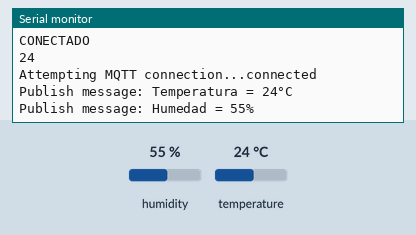
Simulated run of this sketch. Board: ESP8266 (NodeMCU). On the bench: the last lines printed to the serial monitor. The inputs (shaded band) are chosen by the test bench; at power-on: humidity 55 %, temperature 24 °C. WiFi joins after 1.5 s; servers stay silent unless stated; no MQTT or app messages arrive unless stated.

Above: at 2.7 s.
2.8 s: humidity set to 22 %
At 4.2 s:
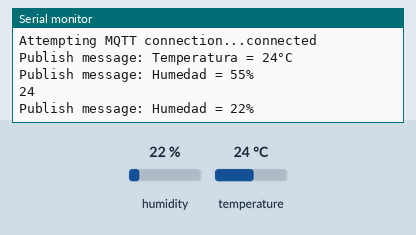
5.5 s: temperature set to 12 °C
At 6.6 s:
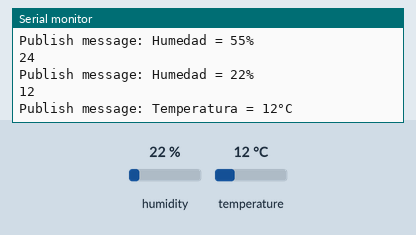
8.2 s: humidity set to 40 %
At 12.6 s:
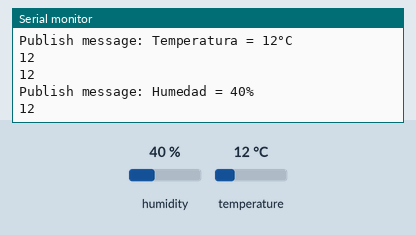

The sketch:

mqtt_temp_wifimanager.ino
```cpp
/*
 Basic ESP8266 MQTT example
 This sketch demonstrates the capabilities of the pubsub library in combination
 with the ESP8266 board/library.
 It connects to an MQTT server then:
  - publishes "hello world" to the topic "outTopic" every two seconds
  - subscribes to the topic "inTopic", printing out any messages
    it receives. NB - it assumes the received payloads are strings not binary
  - If the first character of the topic "inTopic" is an 1, switch ON the ESP Led,
    else switch it off
 It will reconnect to the server if the connection is lost using a blocking
 reconnect function. See the 'mqtt_reconnect_nonblocking' example for how to
 achieve the same result without blocking the main loop.
 To install the ESP8266 board, (u sing Arduino 1.6.4+):
  - Add the following 3rd party board manager under "File -> Preferences -> Additional Boards Manager URLs":
       http://arduino.esp8266.com/stable/package_esp8266com_index.json
  - Open the "Tools -> Board -> Board Manager" and click install for the ESP8266"
  - Select your ESP8266 in "Tools -> Board"
*/

#include <ESP8266WiFi.h>      //
#include <PubSubClient.h>     // https://github.com/knolleary/pubsubclient
#include <WiFiManager.h> // https://github.com/tzapu/WiFiManager

//-------------------------- DHT --------------------------
#include "DHT.h"

#define DHTPIN 2              // pin data dht (pin D4)
#define DHTTYPE DHT11         // modelo dht

DHT dht(DHTPIN, DHTTYPE);     // instanciar el DHT
//-------------------------- /DHT -------------------------


int prevt = 0;                // variable para saber si la temperatura cambio
int prevh = 0;                // variable para saber si la humedad cambio

WiFiClient espClient;
PubSubClient client(espClient);
#define MSG_BUFFER_SIZE	(50)
char msg[MSG_BUFFER_SIZE];
const char* mqtt_server = "192.168.170.85";

/*
void setup_wifi() {
  delay(10);
  // We start by connecting to a WiFi network
  Serial.println();
  Serial.print("Connecting to ");
  Serial.println(ssid);

  WiFi.mode(WIFI_STA);
  WiFi.begin(ssid, password);

  while (WiFi.status() != WL_CONNECTED) {
    delay(500);
    Serial.print(".");
  }

  randomSeed(micros());

  Serial.println("");
  Serial.println("WiFi connected");
  Serial.println("IP address: ");
  Serial.println(WiFi.localIP());
}
*/

/*
void callback(char* topic, byte* payload, unsigned int length) {
  Serial.print("Message arrived [");
  Serial.print(topic);
  Serial.print("] ");
  for (int i = 0; i < length; i++) {
    Serial.print((char)payload[i]);
  }
  Serial.println();

  // Switch on the LED if an 1 was received as first character
  if ((char)payload[0] == '1') {
    digitalWrite(BUILTIN_LED, LOW);   // Turn the LED on (Note that LOW is the voltage level
    // but actually the LED is on; this is because
    // it is active low on the ESP-01)
  } else {
    digitalWrite(BUILTIN_LED, HIGH);  // Turn the LED off by making the voltage HIGH
  }
}
*/

void reconnect() {
  // Loop until we're reconnected
  while (!client.connected()) {
    Serial.print("Attempting MQTT connection...");
    // Create a random client ID
    // String clientId = "ESP8266Client-";
    // clientId += String(random(0xffff), HEX);
    String clientId = "NODEMCU";
    // Attempt to connect
    if (client.connect(clientId.c_str())) {
      Serial.println("connected");
      // Once connected, publish an announcement...
      client.publish("amq.topic", "Enviando primer mensaje");

      client.publish("balcarce/oficina/humedad", "Enviando primer mensaje");

      client.publish("balcarce/oficina/tyh", "Enviando primer mensaje");
      // ... and resubscribe
      client.subscribe("balcarce/oficina/luz");
      }
    else {
      Serial.print("failed, rc=");
      Serial.print(client.state());
      Serial.println(" try again in 5 seconds");
      // Wait 5 seconds before retrying
      delay(5000);
      }
  }
}

void setup() {
  WiFi.mode(WIFI_STA);
  //pinMode(BUILTIN_LED, OUTPUT);     // Initialize the BUILTIN_LED pin as an output
  Serial.begin(115200);
  dht.begin();
  //setup_wifi();
  client.setServer(mqtt_server, 1883);
  //client.setCallback(callback);

  WiFiManager wm;

  // Automatically connect using saved credentials,
  // if connection fails, it starts an access point with the specified name ( "AutoConnectAP"),
  // if empty will auto generate SSID, if password is blank it will be anonymous AP (wm.autoConnect())
  // then goes into a blocking loop awaiting configuration and will return success result

  bool res;
  res = wm.autoConnect("NodeMCU","123456"); // password protected ap

  if(!res) {
      Serial.println("CONEXION FALLIDA");
      }
  else {
      Serial.println("CONECTADO");
      }
}

void loop() {

  int tem = dht.readTemperature();
  Serial.println(tem);

  if (!client.connected()) {
    reconnect();
  }
  client.loop();

/*
  unsigned long now = millis();
  if (now - lastMsg > 2000) {
    lastMsg = now;
    int t = dht.readTemperature();
    snprintf (msg, MSG_BUFFER_SIZE, "Temperatura = %ld", t, "C");
    Serial.print("Publish message: ");
    Serial.println(msg);
    client.publish("balcarce/oficina/temperatura", msg);
    client.publish("balcarce/oficina/tyh", msg);

    int h = dht.readHumidity();
    snprintf (msg, MSG_BUFFER_SIZE, "Humedad = %ld", h, "%");
    Serial.print("Publish message: ");
    Serial.println(msg);
    client.publish("balcarce/oficina/humedad", msg);
    client.publish("balcarce/oficina/tyh", msg);
  }
*/

  int t = dht.readTemperature();
  if (t != prevt){
    snprintf (msg, MSG_BUFFER_SIZE, "Temperatura = %d°C", t);
    Serial.print("Publish message: ");
    Serial.println(msg);
    client.publish("amq.topic", msg);
    client.publish("balcarce/oficina/tyh", msg);
    prevt = t;
    }

  int h = dht.readHumidity();
  if (h != prevh){
    snprintf (msg, MSG_BUFFER_SIZE, "Humedad = %d%%", h);
    Serial.print("Publish message: ");
    Serial.println(msg);
    client.publish("balcarce/oficina/humedad", msg);
    client.publish("balcarce/oficina/tyh", msg);
    prevh = h;
    }
    delay(2000);
}
```

Measured:
- after the input at 2.8 s, the serial monitor: prints a new line after 0.81 s (image 1)
- after the input at 5.5 s, the serial monitor: prints a new line after 0.13 s (image 2)
- after the input at 8.2 s, the serial monitor: prints a new line after 1.5 s (image 3)
